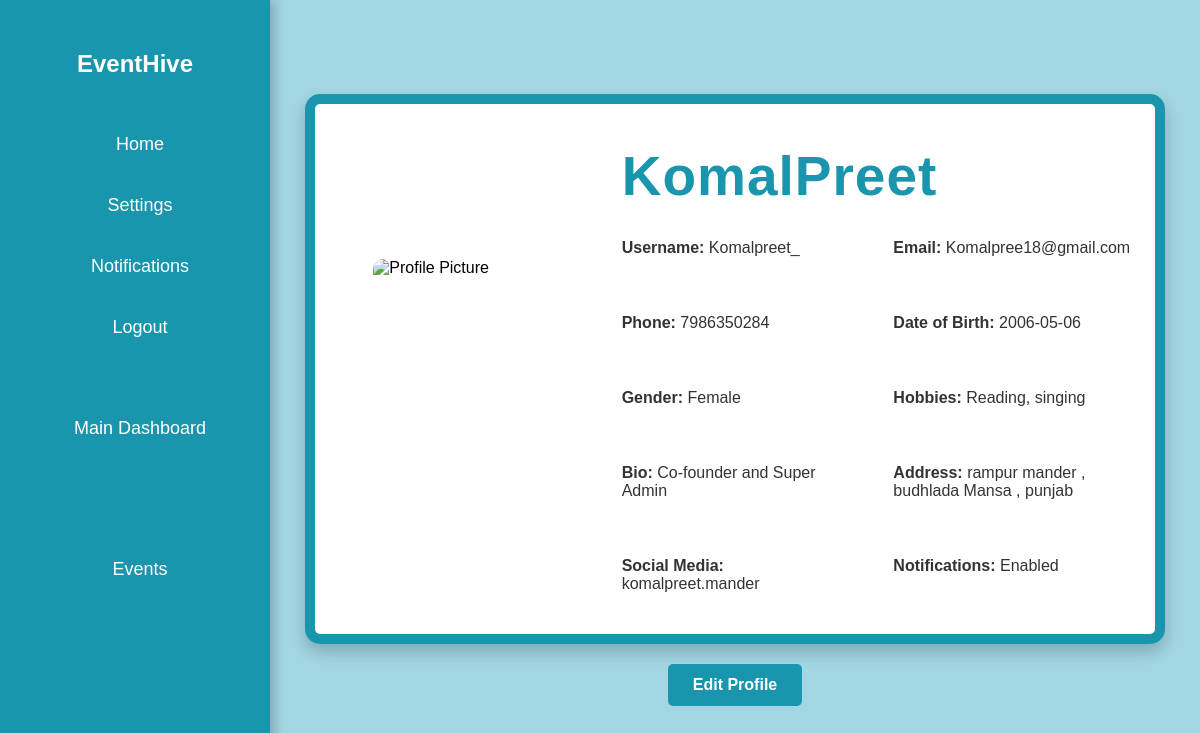
The page /profile (signed in) on the database its author committed.
### app.py (models this page shows, shortened)
class User(db.Model, UserMixin):
    id = db.Column(db.Integer, primary_key=True)
    name = db.Column(db.String(150), nullable=False)
    username = db.Column(db.String(150),unique=True, nullable=False)
    email = db.Column(db.String(150), unique=True, nullable=False)
    password_hash = db.Column(db.String(256), nullable=False)
    phone = db.Column(db.String(15), nullable=False)
    gender = db.Column(db.String(10), nullable=True)  # Added gender field
    dob = db.Column(db.String(10), nullable=True)  # Added date of birth field
    hobbies = db.Column(db.String(500), nullable=True)  # Added hobbies field
    bio = db.Column(db.Text, nullable=True)  # Ensure bio exists
    address = db.Column(db.String(255), nullable=True)
    social_media = db.Column(db.String(255), nullable=True)
    notifications = db.Column(db.String(50), nullable=True)
    profile_picture = db.Column(db.LargeBinary)  # Add this field in your User model
    role = db.Column(db.String(15), nullable=False, default='User')

### app.py (the view, shortened to what this page needs)
@app.route('/profile', methods=['GET', 'POST'])
def profile():
    if 'user_id' not in session:
        flash("Please log in first!", "danger")
        return redirect(url_for('login'))
    user_id = session['user_id']
    conn = sqlite3.connect('app.db')
    cursor = conn.cursor()
    cursor.execute("SELECT name, username, email, phone, dob, gender, hobbies, bio, address, social_media, notifications, profile_picture FROM user WHERE id=?", (user_id,))
    user = cursor.fetchone()
    if not user:
        flash("User not found!", "danger")
        conn.close()
        return redirect(url_for('login'))
    user_data = {
        'name': user[0], 'username': user[1], 'email': user[2], 'phone': user[3],
        'dob': user[4], 'gender': user[5], 'hobbies': user[6], 'bio': user[7],
        'address': user[8], 'social_media': user[9], 'notifications': user[10],
        'profile_picture': base64.b64encode(user[11]).decode('utf-8') if user[11] else None
    }
    conn.close()
    return render_template('profile.html', user=user_data)

### app.py (called while the page is built)
@login_manager.user_loader
def load_user(user_id):
    return User.query.get(int(user_id))

### templates/profile.html (shortened to what this page needs)
<!DOCTYPE html>
<html lang="en">
<head>
</head>
<body>
    <div class="sidebar">
        <h2>EventHive</h2>
        <ul>
            <li><a href="{{ url_for('home') }}">Home</a></li>
            <li><a href="{{ url_for('edit_profile') }}">Settings</a></li>
            <li><a href="{{ url_for('home') }}">Notifications</a></li>
            <li><a href="{{ url_for('logout') }}">Logout</a></li>
            <li class="nav-item">
                {% if 'role' in session and session['role'] == 'super_admin' %}
            <li><a class="nav-link" href="{{ url_for('super_admin_dashboard') }}">Main Dashboard</a></li>
            {% endif %}</li>
            <li class="nav-item">
            </li>
            <li class="nav-item">
            </li>
            <li class="nav-item">
                <a class="nav-link" href="{{url_for('event')}}">
                    Events
                </a>
            </li>
        </ul>
    </div>
    <div class="container">
        <div class="id-card">
            <div class="profile-pic-container">
                {% if user.profile_picture %}
                <img alt="Profile Picture" class="profile-pic">
                {% else %}
                <img src="{{ url_for('static', filename='images/default-profile.png') }}" alt="Profile Picture"
                    class="profile-pic">
                {% endif %}
            </div>
            <div class="details">
                <h2><span style="font-size: 55px; font-weight: bold;">{{ user.name }}</span></h2>
                <div class="details-grid">
                    <p><strong>Username:</strong> {{ user.username }}</p>
                    <p><strong>Email:</strong> {{ user.email }}</p>
                    <p><strong>Phone:</strong> {{ user.phone }}</p>
                    <p><strong>Date of Birth:</strong> {{ user.dob }}</p>
                    <p><strong>Gender:</strong> {{ user.gender }}</p>
                    <p><strong>Hobbies:</strong> {{ user.hobbies }}</p>
                    <p><strong>Bio:</strong> {{ user.bio }}</p>
                    <p><strong>Address:</strong> {{ user.address }}</p>
                    <p><strong>Social Media:</strong> {{ user.social_media }}</p>
                    <p><strong>Notifications:</strong> {% if user.notifications %} Enabled {% else %} Disabled {% endif
                        %}</p>
                </div>
            </div>
        </div>
        <a href="{{ url_for('edit_profile') }}"><button class="edit-button">Edit Profile</button></a>
    </div>
</body>
</html>

### templates/profile.html (style rules this page uses)
body { font-family: 'Poppins', sans-serif; background: #A1D6E2; display: flex; height: 100vh; margin: 0; padding: 0; opacity: 0; animation: fadeIn 1s ease-in-out forwards; }
.sidebar { width: 250px; height: 100vh; background: #1995AD; color: white; display: flex; flex-direction: column; align-items: center; padding: 30px 10px; box-shadow: 5px 0px 10px rgba(0, 0, 0, 0.2); }
.sidebar h2 { font-size: 24px; margin-bottom: 20px; text-align: center; font-weight: bold; }
.sidebar ul { list-style: none; padding: 0; width: 100%; }
.sidebar ul li { padding: 20px 5px; width: 100%; text-align: center; transition: 0.3s ease-in-out; }
.sidebar ul li a { text-decoration: none; color: white; font-size: 18px; display: block; width: 100%; }
.container { flex: 1; display: flex; flex-direction: column; justify-content: center; align-items: center; padding: 20px; }
.id-card { display: flex; align-items: center; background: white; width: 800px; border-radius: 15px; box-shadow: 0px 8px 15px rgba(0, 0, 0, 0.2); padding: 20px; border: 10px solid #1995AD; }
.profile-pic-container { flex: 1; display: flex; justify-content: center; align-items: center; }
.profile-pic { width: 180px; height: 220px; border-radius: 10px; object-fit: cover; }
.details { flex: 2; padding-left: 30px; color: #333; }
.details h2 { color: #1995AD; margin-bottom: 10px; font-size: 24px; letter-spacing: 1px; }
.details-grid { display: grid; grid-template-columns: repeat(2, 1fr); gap: 15px 30px; }
.details p { font-size: 16px; font-weight: 500; padding: 5px 0; }
.edit-button { margin-top: 20px; padding: 12px 25px; font-size: 16px; font-weight: bold; background-color: #1995AD; color: white; border: none; border-radius: 5px; cursor: pointer; transition: 0.3s; }

### rows shown on the page
User: name "KomalPreet", username "Komalpreet_", email "Komalpree18@gmail.com", phone "7986350284", dob "2006-05-06", gender "Female", hobbies "Reading, singing", bio "Co-founder and Super Admin", address "rampur mander , budhlada Mansa , punjab", social_media "komalpreet.mander"
